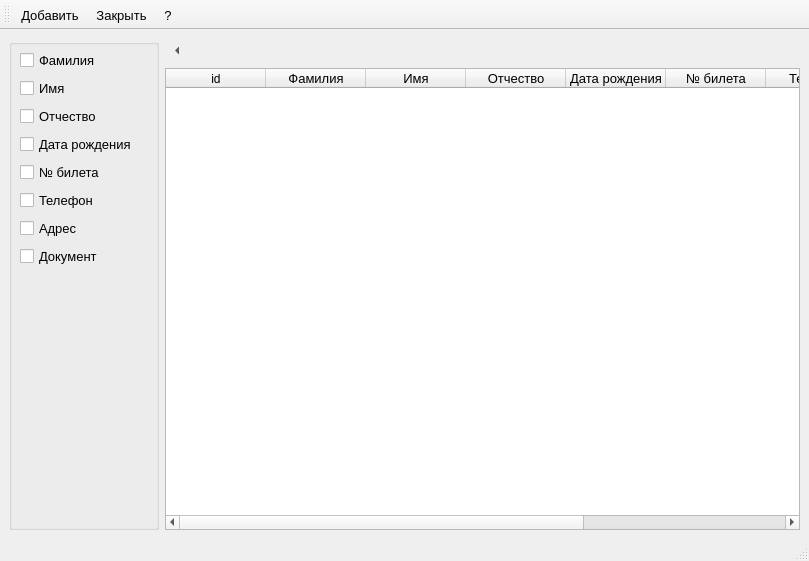
<?xml version="1.0" encoding="UTF-8"?>
<ui version="4.0">
 <class>readers</class>
 <widget class="QMainWindow" name="readers">
  <property name="geometry">
   <rect>
    <x>0</x>
    <y>0</y>
    <width>809</width>
    <height>561</height>
   </rect>
  </property>
  <property name="font">
   <font>
    <family>Ubuntu</family>
    <pointsize>10</pointsize>
    <weight>50</weight>
    <italic>false</italic>
    <bold>false</bold>
   </font>
  </property>
  <property name="windowTitle">
   <string>Читатели</string>
  </property>
  <widget class="QWidget" name="centralwidget">
   <layout class="QGridLayout" name="gridLayout">
    <item row="0" column="0">
     <layout class="QHBoxLayout" name="horizontalLayout_2">
      <item>
       <widget class="QGroupBox" name="groupBox_columns">
        <property name="minimumSize">
         <size>
          <width>150</width>
          <height>0</height>
         </size>
        </property>
        <property name="maximumSize">
         <size>
          <width>150</width>
          <height>16777215</height>
         </size>
        </property>
        <property name="title">
         <string/>
        </property>
        <widget class="QWidget" name="layoutWidget">
         <property name="geometry">
          <rect>
           <x>11</x>
           <y>10</y>
           <width>148</width>
           <height>220</height>
          </rect>
         </property>
         <layout class="QVBoxLayout" name="verticalLayout">
          <item>
           <widget class="QCheckBox" name="checkBox_fam">
            <property name="text">
             <string>Фамилия</string>
            </property>
           </widget>
          </item>
          <item>
           <widget class="QCheckBox" name="checkBox_ima">
            <property name="text">
             <string>Имя</string>
            </property>
           </widget>
          </item>
          <item>
           <widget class="QCheckBox" name="checkBox_otc">
            <property name="text">
             <string>Отчество</string>
            </property>
           </widget>
          </item>
          <item>
           <widget class="QCheckBox" name="checkBox_data_r">
            <property name="text">
             <string>Дата рождения</string>
            </property>
           </widget>
          </item>
          <item>
           <widget class="QCheckBox" name="checkBox_num">
            <property name="text">
             <string>№ билета</string>
            </property>
           </widget>
          </item>
          <item>
           <widget class="QCheckBox" name="checkBox_phone">
            <property name="text">
             <string>Телефон</string>
            </property>
           </widget>
          </item>
          <item>
           <widget class="QCheckBox" name="checkBox_address">
            <property name="text">
             <string>Адрес</string>
            </property>
           </widget>
          </item>
          <item>
           <widget class="QCheckBox" name="checkBox_doc">
            <property name="text">
             <string>Документ</string>
            </property>
           </widget>
          </item>
         </layout>
        </widget>
       </widget>
      </item>
      <item>
       <layout class="QVBoxLayout" name="verticalLayout_2">
        <item>
         <layout class="QHBoxLayout" name="horizontalLayout">
          <item>
           <widget class="QToolButton" name="toolButton_col">
            <property name="text">
             <string>...</string>
            </property>
            <property name="checkable">
             <bool>true</bool>
            </property>
            <property name="autoRaise">
             <bool>true</bool>
            </property>
            <property name="arrowType">
             <enum>Qt::LeftArrow</enum>
            </property>
           </widget>
          </item>
          <item>
           <spacer name="horizontalSpacer">
            <property name="orientation">
             <enum>Qt::Horizontal</enum>
            </property>
            <property name="sizeHint" stdset="0">
             <size>
              <width>40</width>
              <height>20</height>
             </size>
            </property>
           </spacer>
          </item>
         </layout>
        </item>
        <item>
         <widget class="QTableWidget" name="tableWidget_readers">
          <property name="font">
           <font>
            <family>Ubuntu</family>
            <pointsize>9</pointsize>
           </font>
          </property>
          <property name="editTriggers">
           <set>QAbstractItemView::NoEditTriggers</set>
          </property>
          <property name="alternatingRowColors">
           <bool>true</bool>
          </property>
          <property name="selectionMode">
           <enum>QAbstractItemView::SingleSelection</enum>
          </property>
          <property name="selectionBehavior">
           <enum>QAbstractItemView::SelectRows</enum>
          </property>
          <property name="sortingEnabled">
           <bool>true</bool>
          </property>
          <attribute name="horizontalHeaderMinimumSectionSize">
           <number>27</number>
          </attribute>
          <attribute name="verticalHeaderDefaultSectionSize">
           <number>23</number>
          </attribute>
          <attribute name="verticalHeaderMinimumSectionSize">
           <number>19</number>
          </attribute>
          <column>
           <property name="text">
            <string>id</string>
           </property>
          </column>
          <column>
           <property name="text">
            <string>Фамилия</string>
           </property>
           <property name="font">
            <font>
             <family>Ubuntu</family>
             <pointsize>10</pointsize>
             <weight>50</weight>
             <italic>false</italic>
             <bold>false</bold>
            </font>
           </property>
          </column>
          <column>
           <property name="text">
            <string>Имя</string>
           </property>
           <property name="font">
            <font>
             <family>Ubuntu</family>
             <pointsize>10</pointsize>
             <weight>50</weight>
             <bold>false</bold>
            </font>
           </property>
          </column>
          <column>
           <property name="text">
            <string>Отчество</string>
           </property>
           <property name="font">
            <font>
             <family>Ubuntu</family>
             <pointsize>10</pointsize>
             <weight>50</weight>
             <bold>false</bold>
            </font>
           </property>
          </column>
          <column>
           <property name="text">
            <string>Дата рождения</string>
           </property>
           <property name="font">
            <font>
             <family>Ubuntu</family>
             <pointsize>10</pointsize>
             <weight>50</weight>
             <bold>false</bold>
            </font>
           </property>
          </column>
          <column>
           <property name="text">
            <string>№ билета</string>
           </property>
           <property name="font">
            <font>
             <family>Ubuntu</family>
             <pointsize>10</pointsize>
             <weight>50</weight>
             <bold>false</bold>
            </font>
           </property>
          </column>
          <column>
           <property name="text">
            <string>Телефон</string>
           </property>
           <property name="font">
            <font>
             <family>Ubuntu</family>
             <pointsize>10</pointsize>
             <weight>50</weight>
             <bold>false</bold>
            </font>
           </property>
          </column>
          <column>
           <property name="text">
            <string>Адрес</string>
           </property>
           <property name="font">
            <font>
             <family>Ubuntu</family>
             <pointsize>10</pointsize>
             <weight>50</weight>
             <bold>false</bold>
            </font>
           </property>
          </column>
          <column>
           <property name="text">
            <string>Документ</string>
           </property>
           <property name="font">
            <font>
             <family>Ubuntu</family>
             <pointsize>10</pointsize>
             <weight>50</weight>
             <bold>false</bold>
            </font>
           </property>
          </column>
         </widget>
        </item>
       </layout>
      </item>
     </layout>
    </item>
   </layout>
  </widget>
  <widget class="QStatusBar" name="statusbar"/>
  <widget class="QToolBar" name="toolBar">
   <property name="windowTitle">
    <string>toolBar</string>
   </property>
   <attribute name="toolBarArea">
    <enum>TopToolBarArea</enum>
   </attribute>
   <attribute name="toolBarBreak">
    <bool>false</bool>
   </attribute>
   <addaction name="actionAdd"/>
   <addaction name="actionClose"/>
   <addaction name="actionHelp"/>
  </widget>
  <action name="actionAdd">
   <property name="text">
    <string>Добавить</string>
   </property>
  </action>
  <action name="actionClose">
   <property name="text">
    <string>Закрыть</string>
   </property>
  </action>
  <action name="actionHelp">
   <property name="text">
    <string>?</string>
   </property>
  </action>
 </widget>
 <resources/>
 <connections/>
</ui>
